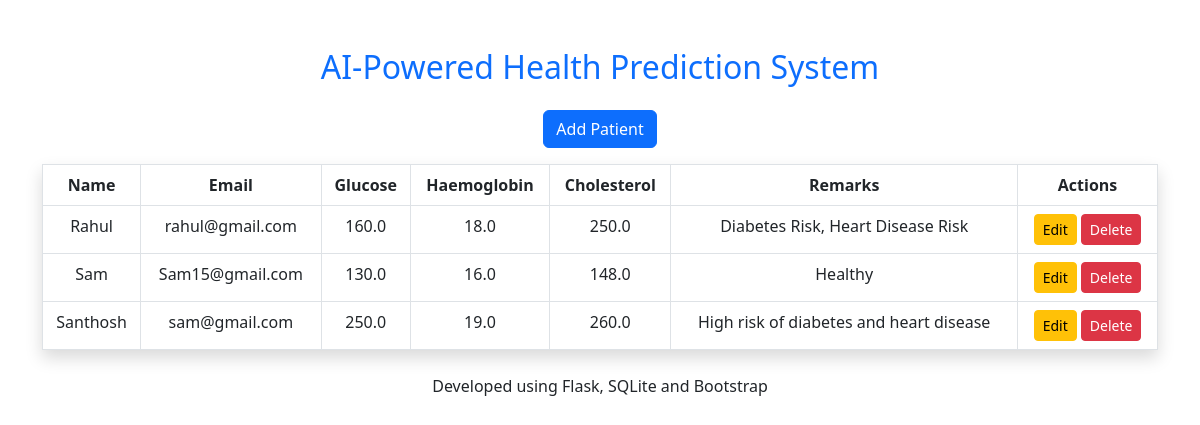
Before: / with the older database file.
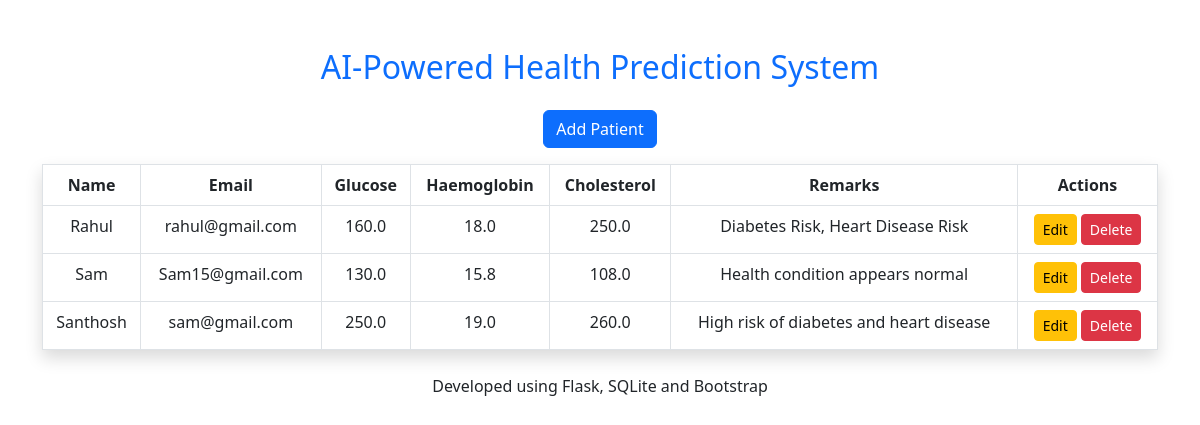
After: the same page with the newer database file.
### tables this page shows
CREATE TABLE patients (
            id INTEGER PRIMARY KEY AUTOINCREMENT,
            full_name TEXT,
            dob TEXT,
            email TEXT,
            glucose REAL,
            haemoglobin REAL,
            cholesterol REAL,
            remarks TEXT
        );

### app.py (the view)
@app.route('/')
def index():
    conn = sqlite3.connect('patients.db')
    cursor = conn.cursor()
    cursor.execute("SELECT * FROM patients")
    patients = cursor.fetchall()
    conn.close()
    return render_template('index.html', patients=patients)

### templates/index.html (shortened to what this page needs)
<!DOCTYPE html>
<html>
<head>
    <link href="https://cdn.jsdelivr.net/npm/bootstrap@5.3.0/dist/css/bootstrap.min.css" rel="stylesheet">
<link rel="stylesheet"
      href="{{ url_for('static', filename='style.css') }}">
      <link href="https://cdn.jsdelivr.net/npm/bootstrap@5.3.0/dist/css/bootstrap.min.css" rel="stylesheet">
</head>
<body class="container mt-5">
<div class="text-center">
<h2 class="mb-4 text-center text-primary">
    AI-Powered Health Prediction System
</h2>
    <a href="/add" class="btn btn-primary mb-3">Add Patient</a>
<table class="table table-bordered table-hover shadow">
        <tr>
            <th>Name</th>
            <th>Email</th>
            <th>Glucose</th>
            <th>Haemoglobin</th>
            <th>Cholesterol</th>
            <th>Remarks</th>
            <th>Actions</th>
        </tr>
        {% for patient in patients %}
        <tr>
            <td>{{ patient[1] }}</td>
            <td>{{ patient[3] }}</td>
            <td>{{ patient[4] }}</td>
            <td>{{ patient[5] }}</td>
            <td>{{ patient[6] }}</td>
            <td>{{ patient[7] }}</td>
            <td>
                <a href="/edit/{{ patient[0] }}" class="btn btn-warning btn-sm">Edit</a>
                <a href="/delete/{{ patient[0] }}" class="btn btn-danger btn-sm">
                    Delete
                </a>
            </td>
        </tr>
        {% endfor %}
    </table>
<div class="text-center mt-4">
    <p>Developed using Flask, SQLite and Bootstrap</p>
</div>
    </div>
</body>
</html>

Changed rows visible on the page:
changed patients "Sam": haemoglobin "16.0" → "15.8"; cholesterol "148.0" → "108.0"; remarks "Healthy" → "Health condition appears normal"
